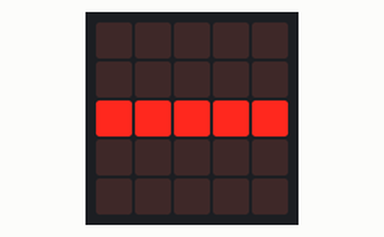
A program run on a simulated Calliope mini (MakeCode). Shown: the board's 5×5 LED display.

Above: at 0.1 s.
At 1.0 s:
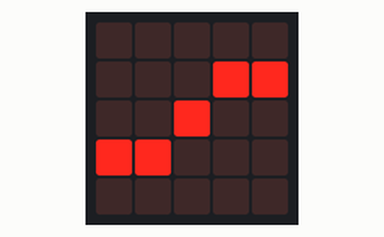
At 1.9 s:
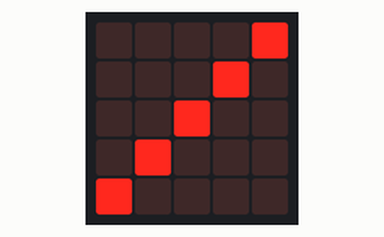
At 2.8 s:
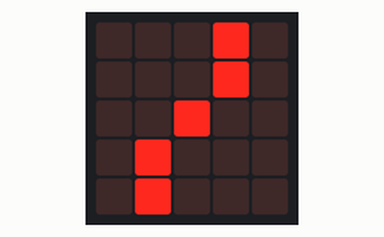
At 4.6 s:
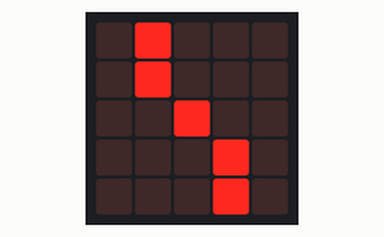
At 6.4 s:
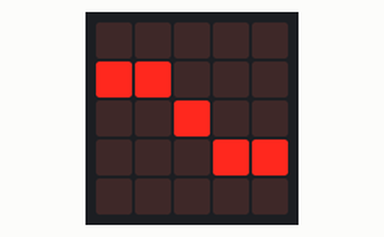

The program:

main.ts
```typescript
basic.forever(function () {
    basic.showLeds(`
        . . . . .
        . . . . .
        # # # # #
        . . . . .
        . . . . .
        `)
    basic.pause(500)
    basic.showLeds(`
        . . . . .
        . . . # #
        . . # . .
        # # . . .
        . . . . .
        `)
    basic.pause(500)
    basic.showLeds(`
        . . . . #
        . . . # .
        . . # . .
        . # . . .
        # . . . .
        `)
    basic.pause(500)
    basic.showLeds(`
        . . . # .
        . . . # .
        . . # . .
        . # . . .
        . # . . .
        `)
    basic.pause(500)
    basic.showLeds(`
        . . # . .
        . . # . .
        . . # . .
        . . # . .
        . . # . .
        `)
    basic.pause(500)
    basic.showLeds(`
        . # . . .
        . # . . .
        . . # . .
        . . . # .
        . . . # .
        `)
    basic.pause(500)
    basic.showLeds(`
        # . . . .
        . # . . .
        . . # . .
        . . . # .
        . . . . #
        `)
    basic.pause(500)
    basic.showLeds(`
        . . . . .
        # # . . .
        . . # . .
        . . . # #
        . . . . .
        `)
    basic.pause(500)
})
```

test.ts
```typescript
// Hier kann man Tests durchführen; diese Datei wird nicht kompiliert, wenn dieses Paket als Erweiterung verwendet wird.
```

Measured:
- by itself, everything shown: repeats every 7.2 s, in 8 steps
- what the display in image 1 shows lasts 0.9 s, from 0.9 s to 1.8 s
